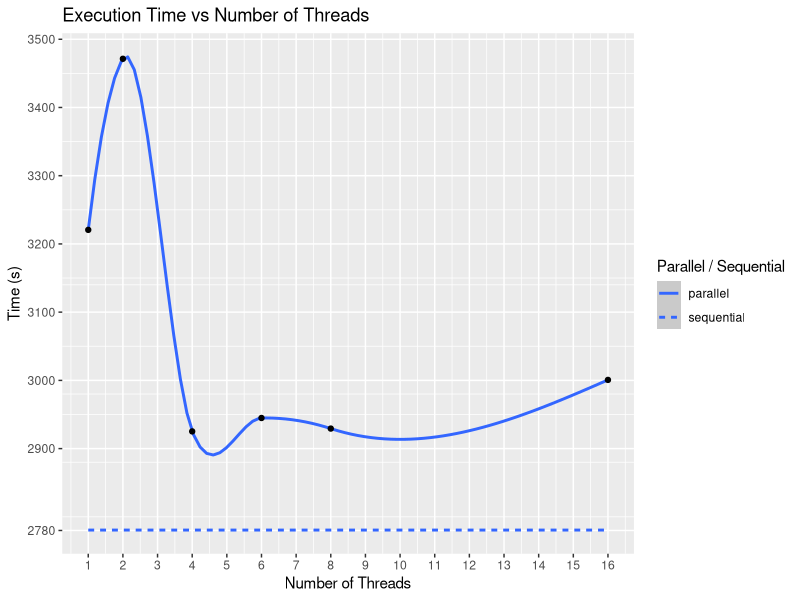
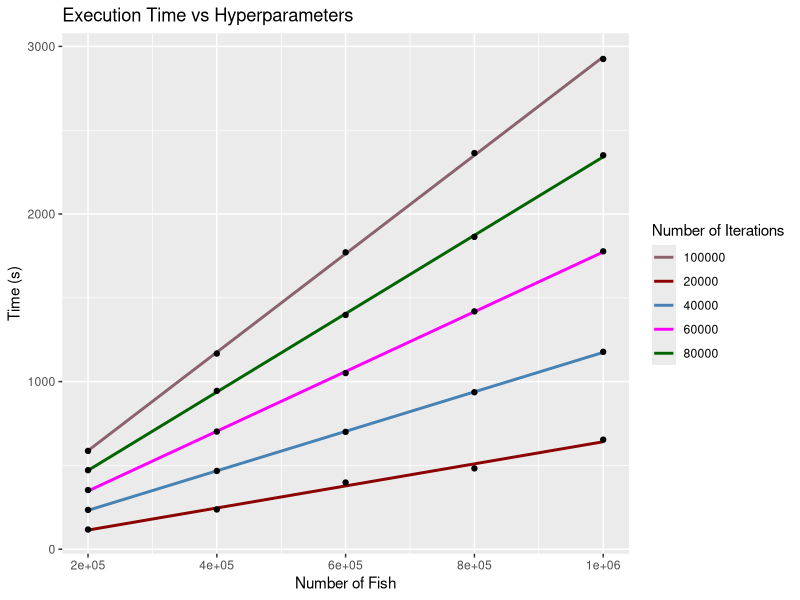
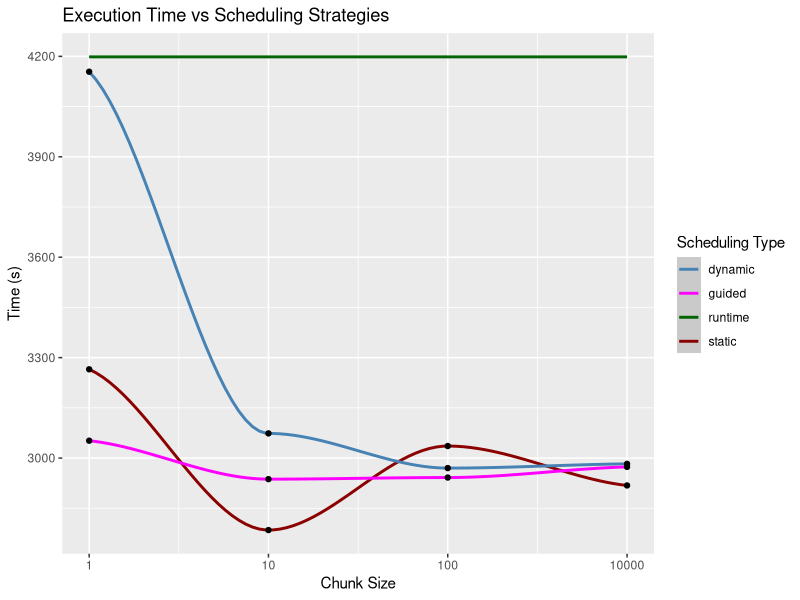
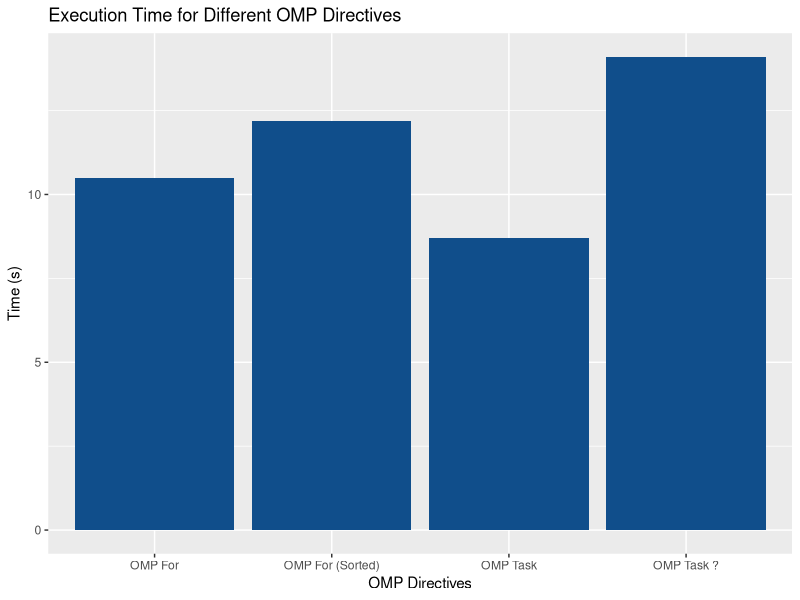

Here is the R script that generated these plots, in order:
## ---- chunk 1
library(ggplot2)
## ---- chunk 2
ggplot(
    data.frame(
      num_threads = c(1, 2, 4, 6, 8, 16),
      parallel = c(
        3220.587380,
        3471.353496,
        2925.219894,
        2944.861335,
        2929.350958,
        3000.694720),
      sequential = 2780.588561),
    aes(x = num_threads)) +
    ggtitle("Execution Time vs Number of Threads") +
    labs(x = "Number of Threads",
      y = "Time (s)",
      linetype = "Parallel / Sequential") +
    geom_smooth(aes(y = sequential, linetype = "sequential")) +
    geom_smooth(aes(y = parallel, linetype = "parallel")) +
    geom_point(aes(y = parallel)) +
    scale_y_continuous(breaks = c(
      setdiff(seq(2700, 3500, by = 100), 2800),
      2780)) +
    scale_x_continuous(breaks = 1:16)
## ---- chunk 3
ggplot(
  data = data.frame(
    num_fish =  c(200000, 400000, 600000, 800000, 1000000),
    iter_20000 = c(117.350819,237.082449,397.935612,482.203047, 653.402037),
    iter_40000 = c(234.463991,466.925614,700.021926,936.720754,1177.662832),
    iter_60000 = c(353.012268,701.901361,1050.975947,1418.876797,1777.164701),
    iter_80000 = c(471.402103,944.524666,1397.776130,1863.592248,2350.380621),
    iter_100000 = c(586.554482, 1167.285182, 1771.424057,2363.592248, 2925.219894)),
  aes(x = num_fish)) +
  geom_smooth(aes(y = iter_20000, color = "20000"), method = "lm", se = FALSE) +
  geom_smooth(aes(y = iter_40000, color = "40000"), method = "lm", se = FALSE) +
  geom_smooth(aes(y = iter_60000, color = "60000"), method = "lm", se = FALSE) +
  geom_smooth(aes(y = iter_80000, color = "80000"), method = "lm", se = FALSE) +
  geom_smooth(aes(y = iter_100000, color = "100000"), method = "lm", se = FALSE) +
  geom_point(aes(y = iter_20000)) +
  geom_point(aes(y = iter_40000)) +
  geom_point(aes(y = iter_60000)) +
  geom_point(aes(y = iter_80000)) +
  geom_point(aes(y = iter_100000)) +
  ggtitle("Execution Time vs Hyperparameters") +
  labs(x = "Number of Fish",
    y = "Time (s)",
    color = "Number of Iterations") +
  scale_color_manual(values = c(
    "20000" = "darkred",
    "40000" = "steelblue",
    "60000" = "magenta",
    "80000" = "darkgreen",
    "100000" = "pink4"))
## ---- chunk 4
ggplot(
  data = data.frame(
    chunk_size = c(1, 2, 3, 4),
    static = c(3265.162540, 2784.864581, 3035.950782, 2918.142244),
    dynamic = c(4154.18010, 3073.691588, 2970.014433, 2982.671884),
    guided = c(3051.865076, 2937.002249, 2941.794308, 2973.637886),
    runtime = 4198.46404),
  aes(x = chunk_size)) +
  geom_smooth(aes(y = static, color = "static")) +
  geom_smooth(aes(y = dynamic, color = "dynamic")) +
  geom_smooth(aes(y = guided, color = "guided")) +
  geom_smooth(aes(y = runtime, color = "runtime")) +
  geom_point(aes(y = static)) +
  geom_point(aes(y = dynamic)) +
  geom_point(aes(y = guided)) +
  ggtitle("Execution Time vs Scheduling Strategies") +
  labs(x = "Chunk Size",
    y = "Time (s)",
    color = "Scheduling Type") +
  scale_x_continuous(labels = c(1, 10, 100, 10000)) +
  scale_y_continuous(breaks = seq(2700, 4200, by = 300)) +
  scale_color_manual(values = c(
    "static" = "darkred",
    "dynamic" = "steelblue",
    "guided" = "magenta",
    "runtime" = "darkgreen"))
## ---- chunk 5
ggplot(
  data=
    data.frame(
      OMP_Directive = c("OMP For", "OMP For (Sorted)", "OMP Task", "OMP Task ?"),
      Time = c(10.5, 12.2, 8.7, 14.1)), aes(x = OMP_Directive, y = Time)) +
  geom_bar(stat = "identity", fill = "dodgerblue4") +
  labs(
    title = "Execution Time for Different OMP Directives",
    x = "OMP Directives",
    y = "Time (s)"
  ) 
